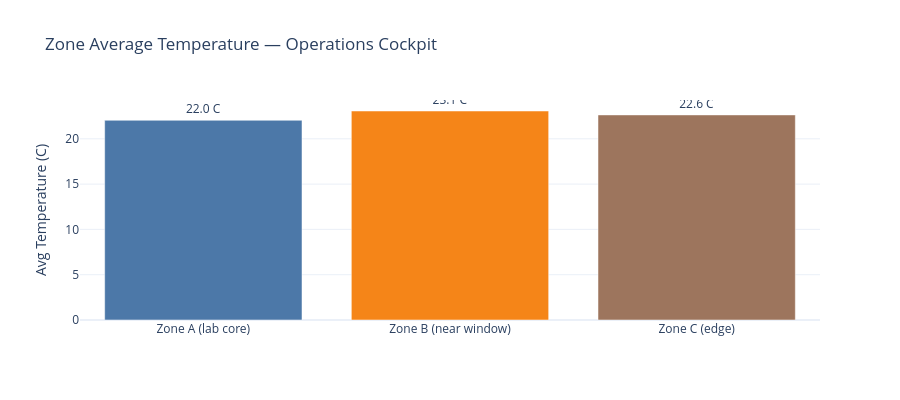

The code cell stored with this chart in its notebook:
### Code cell
# Zone-level temperature comparison.
if not zone_df.empty:
    fig = go.Figure()
    zone_names = {1: 'Zone A (lab core)', 2: 'Zone B (near window)', 3: 'Zone C (edge)'}
    zone_colors = {1: '#4C78A8', 2: '#F58518', 3: '#9D755D'}

    fig.add_trace(go.Bar(
        x=[zone_names.get(int(z), f'Zone {int(z)}') for z in zone_df['zone_id']],
        y=zone_df['zone_avg_temp'],
        marker_color=[zone_colors.get(int(z), '#636EFA') for z in zone_df['zone_id']],
        text=[f'{t:.1f} C' for t in zone_df['zone_avg_temp']],
        textposition='outside',
    ))
    fig.update_layout(
        title='Zone Average Temperature — Operations Cockpit',
        yaxis_title='Avg Temperature (C)',
        template='plotly_white', height=400,
        showlegend=False,
    )
    fig.show()

### Figure 1 — Plotly figure (JSON) as saved in the notebook; plotly's stock layout.template omitted (floating-point values rounded to 4 significant figures)
{"data": [{"marker": {"color": ["#4C78A8", "#F58518", "#9D755D"]}, "text": ["22.0 C", "23.1 C", "22.6 C"], "textposition": "outside", "type": "bar", "x": ["Zone A (lab core)", "Zone B (near window)", "Zone C (edge)"], "y": [22.05, 23.07, 22.64]}], "layout": {"height": 400, "showlegend": false, "title": {"text": "Zone Average Temperature — Operations Cockpit"}, "yaxis": {"title": {"text": "Avg Temperature (C)"}}}}
